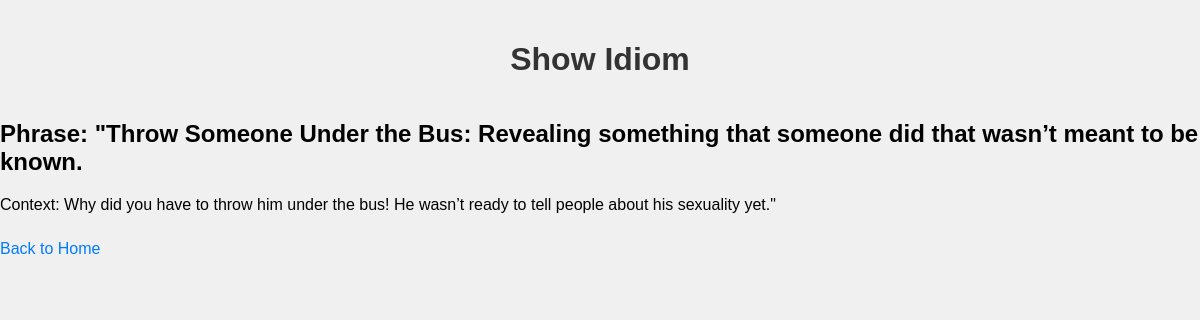
The app's page /show/11, older data.
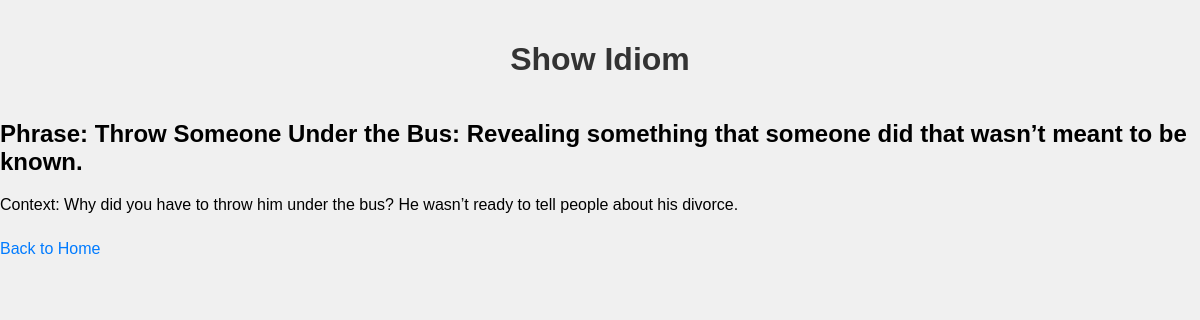
The same page, newer data.
### main.py (models this page shows)
class Idiom(db.Model):
    id = db.Column(db.Integer, primary_key=True)
    phrase = db.Column(db.String(80), unique=True, nullable=False)
    context = db.Column(db.String(120), nullable=False)

### main.py (the view)
@app.route('/show/<int:id>')
def show_idiom(id):
    idiom = Idiom.query.get_or_404(id)
    return render_template('show_idiom.html', idiom=idiom)

### templates/show_idiom.html (shortened to what this page needs)
<!DOCTYPE html>
<html>
    <head>
        <link rel="stylesheet" href="{{ url_for('static', filename='styles.css') }}">
    </head>
<body>
    <h1>Show Idiom</h1>
    <h2>Phrase: {{ idiom.phrase }}</h2>
    <p>Context: {{ idiom.context }}</p>
    <a href="{{ url_for('home') }}">Back to Home</a>
</body>
</html>

### static/styles.css (style rules this page uses)
body { font-family: Arial, sans-serif; margin: 0; padding: 0; background-color: #f0f0f0; }
h1 { color: #333; text-align: center; padding: 20px 0; }
a { display: inline-block; margin: 10px 0; color: #007BFF; text-decoration: none; }

Row changes from the older to the newer data that the page shows:
changed Idiom: phrase "\"Throw Someone Under the Bus: Revealing something that someone did that wasn’t meant to be known." → "Throw Someone Under the Bus: Revealing something that someone did that wasn’t meant to be known."; context "Why did you have to throw him under the bus! He wasn’t ready to tell people about his sexuality yet.\"" → "Why did you have to throw him under the bus? He wasn’t ready to tell people about his divorce."
